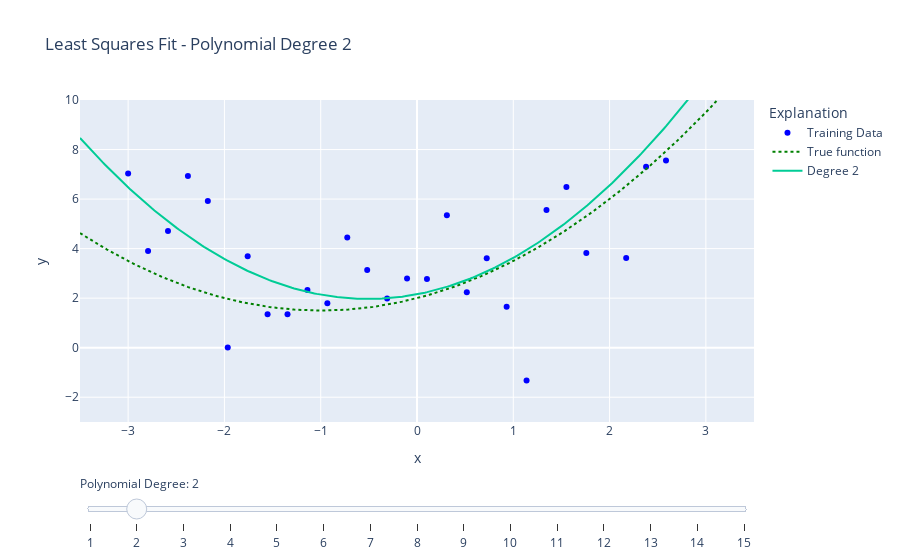

Notebook code for this chart:
### Markdown cell above
## Example overfitting
This interactive Plotly visualization demonstrates polynomial least squares fitting and the concept of overfitting. Synthetic noisy data is generated from a quadratic function, and polynomial models of degrees 1 through 15 are fit to the data. The slider allows you to select the polynomial degree and observe how the fit changes:

- **Low-degree polynomials** (e.g., degree 1 or 2) may underfit the data, failing to capture its curvature.
- **Higher-degree polynomials** can fit the training data very closely, but may exhibit large oscillations and poor generalization outside the data range—this is known as overfitting.
- The true underlying function is shown for comparison.

**Task:** Use the slider to explore how increasing the polynomial degree affects the fit and the risk of overfitting.

### Code cell
import numpy as np
import plotly.graph_objects as go

# Generer syntetiske data
np.random.seed(0)
x = np.linspace(-3, 3, 30)
true_y = 0.5 * x**2 + x + 2
noise = np.random.normal(0, 2, size=x.shape)
y = true_y + noise

# x-verdier for modellprediksjon
x_fit = np.linspace(-3.5, 3.5, 300)

# Lag modeller for grader 1 til 15
traces = []
for deg in range(1, 16):
    coefs = np.polyfit(x, y, deg)
    y_fit = np.polyval(coefs, x_fit)
    trace = go.Scatter(x=x_fit, y=y_fit, name=f'Degree {deg}', visible=(deg == 2))
    traces.append(trace)

# Treningsdata og sann funksjon
scatter_data = go.Scatter(x=x, y=y, mode='markers', name='Training Data', marker=dict(color='blue'))
true_func = go.Scatter(x=x_fit, y=0.5 * x_fit**2 + x_fit + 2, mode='lines',
                       name='True function', line=dict(dash='dot', color='green'))

# Sett opp figuren
fig = go.Figure(data=[scatter_data, true_func] + traces)

# Slider-trinn
steps = []
for i in range(15):
    step = dict(
        method='update',
        args=[{'visible': [True, True] + [j == i for j in range(15)]},
              {'title': f'Least Squares Fit - Polynomial Degree {i+1}'}],
        label=f'{i+1}'
    )
    steps.append(step)

# Legg til slider
sliders = [dict(
    active=1,
    currentvalue={"prefix": "Polynomial Degree: "},
    pad={"t": 50},
    steps=steps
)]

fig.update_layout(
    sliders=sliders,
    title='Least Squares Fit - Polynomial Degree 2',
    xaxis_title='x',
    yaxis_title='y',
    legend_title='Explanation'
)
fig.update_yaxes(range=[-3, 10])
fig.show()

### Figure 1 — Plotly figure (JSON) as saved in the notebook; plotly's stock layout.template omitted (floating-point values rounded to 4 significant figures; data arrays with more than 128 entries replaced by an {"elided": "..."} marker saying what was removed)
{"data": [{"marker": {"color": "blue"}, "mode": "markers", "name": "Training Data", "type": "scatter", "x": [-3, -2.793, -2.586, -2.379, -2.172, -1.966, -1.759, -1.552, -1.345, -1.138, -0.931, -0.7241, -0.5172, -0.3103, -0.1034, 0.1034, 0.3103, 0.5172, 0.7241, 0.931, 1.138, 1.345, 1.552, 1.759, 1.966, 2.172, 2.379, 2.586, 2.793, 3], "y": [7.028, 3.908, 4.716, 6.933, 5.922, 0.01156, 3.688, 1.349, 1.353, 2.331, 1.79, 4.447, 3.139, 1.981, 2.79, 2.776, 5.347, 2.241, 3.612, 1.656, -1.321, 5.556, 6.485, 3.821, 10.44, 3.623, 7.301, 7.556, 11.76, 12.44]}, {"line": {"color": "green", "dash": "dot"}, "mode": "lines", "name": "True function", "type": "scatter", "x": {"elided": "300 float values"}, "y": {"elided": "300 float values"}}, {"name": "Degree 1", "type": "scatter", "visible": false, "x": {"elided": "300 float values"}, "y": {"elided": "300 float values"}}, {"name": "Degree 2", "type": "scatter", "visible": true, "x": {"elided": "300 float values"}, "y": {"elided": "300 float values"}}, {"name": "Degree 3", "type": "scatter", "visible": false, "x": {"elided": "300 float values"}, "y": {"elided": "300 float values"}}, {"name": "Degree 4", "type": "scatter", "visible": false, "x": {"elided": "300 float values"}, "y": {"elided": "300 float values"}}, {"name": "Degree 5", "type": "scatter", "visible": false, "x": {"elided": "300 float values"}, "y": {"elided": "300 float values"}}, {"name": "Degree 6", "type": "scatter", "visible": false, "x": {"elided": "300 float values"}, "y": {"elided": "300 float values"}}, {"name": "Degree 7", "type": "scatter", "visible": false, "x": {"elided": "300 float values"}, "y": {"elided": "300 float values"}}, {"name": "Degree 8", "type": "scatter", "visible": false, "x": {"elided": "300 float values"}, "y": {"elided": "300 float values"}}, {"name": "Degree 9", "type": "scatter", "visible": false, "x": {"elided": "300 float values"}, "y": {"elided": "300 float values"}}, {"name": "Degree 10", "type": "scatter", "visible": false, "x": {"elided": "300 float values"}, "y": {"elided": "300 float values"}}, {"name": "Degree 11", "type": "scatter", "visible": false, "x": {"elided": "300 float values"}, "y": {"elided": "300 float values"}}, {"name": "Degree 12", "type": "scatter", "visible": false, "x": {"elided": "300 float values"}, "y": {"elided": "300 float values"}}, {"name": "Degree 13", "type": "scatter", "visible": false, "x": {"elided": "300 float values"}, "y": {"elided": "300 float values"}}, {"name": "Degree 14", "type": "scatter", "visible": false, "x": {"elided": "300 float values"}, "y": {"elided": "300 float values"}}, {"name": "Degree 15", "type": "scatter", "visible": false, "x": {"elided": "300 float values"}, "y": {"elided": "300 float values"}}], "layout": {"legend": {"title": {"text": "Explanation"}}, "sliders": [{"active": 1, "currentvalue": {"prefix": "Polynomial Degree: "}, "pad": {"t": 50}, "steps": [{"args": [{"visible": [true, true, true, false, false, false, false, false, false, false, false, false, false, false, false, false, false]}, {"title": "Least Squares Fit - Polynomial Degree 1"}], "label": "1", "method": "update"}, {"args": [{"visible": [true, true, false, true, false, false, false, false, false, false, false, false, false, false, false, false, false]}, {"title": "Least Squares Fit - Polynomial Degree 2"}], "label": "2", "method": "update"}, {"args": [{"visible": [true, true, false, false, true, false, false, false, false, false, false, false, false, false, false, false, false]}, {"title": "Least Squares Fit - Polynomial Degree 3"}], "label": "3", "method": "update"}, {"args": [{"visible": [true, true, false, false, false, true, false, false, false, false, false, false, false, false, false, false, false]}, {"title": "Least Squares Fit - Polynomial Degree 4"}], "label": "4", "method": "update"}, {"args": [{"visible": [true, true, false, false, false, false, true, false, false, false, false, false, false, false, false, false, false]}, {"title": "Least Squares Fit - Polynomial Degree 5"}], "label": "5", "method": "update"}, {"args": [{"visible": [true, true, false, false, false, false, false, true, false, false, false, false, false, false, false, false, false]}, {"title": "Least Squares Fit - Polynomial Degree 6"}], "label": "6", "method": "update"}, {"args": [{"visible": [true, true, false, false, false, false, false, false, true, false, false, false, false, false, false, false, false]}, {"title": "Least Squares Fit - Polynomial Degree 7"}], "label": "7", "method": "update"}, {"args": [{"visible": [true, true, false, false, false, false, false, false, false, true, false, false, false, false, false, false, false]}, {"title": "Least Squares Fit - Polynomial Degree 8"}], "label": "8", "method": "update"}, {"args": [{"visible": [true, true, false, false, false, false, false, false, false, false, true, false, false, false, false, false, false]}, {"title": "Least Squares Fit - Polynomial Degree 9"}], "label": "9", "method": "update"}, {"args": [{"visible": [true, true, false, false, false, false, false, false, false, false, false, true, false, false, false, false, false]}, {"title": "Least Squares Fit - Polynomial Degree 10"}], "label": "10", "method": "update"}, {"args": [{"visible": [true, true, false, false, false, false, false, false, false, false, false, false, true, false, false, false, false]}, {"title": "Least Squares Fit - Polynomial Degree 11"}], "label": "11", "method": "update"}, {"args": [{"visible": [true, true, false, false, false, false, false, false, false, false, false, false, false, true, false, false, false]}, {"title": "Least Squares Fit - Polynomial Degree 12"}], "label": "12", "method": "update"}, {"args": [{"visible": [true, true, false, false, false, false, false, false, false, false, false, false, false, false, true, false, false]}, {"title": "Least Squares Fit - Polynomial Degree 13"}], "label": "13", "method": "update"}, {"args": [{"visible": [true, true, false, false, false, false, false, false, false, false, false, false, false, false, false, true, false]}, {"title": "Least Squares Fit - Polynomial Degree 14"}], "label": "14", "method": "update"}, {"args": [{"visible": [true, true, false, false, false, false, false, false, false, false, false, false, false, false, false, false, true]}, {"title": "Least Squares Fit - Polynomial Degree 15"}], "label": "15", "method": "update"}]}], "title": {"text": "Least Squares Fit - Polynomial Degree 2"}, "xaxis": {"title": {"text": "x"}}, "yaxis": {"range": [-3, 10], "title": {"text": "y"}}}}
